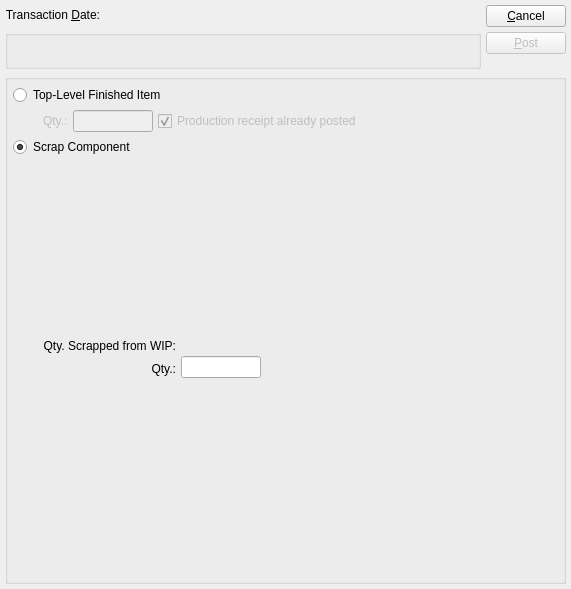
<?xml version="1.0" encoding="UTF-8"?>
<ui version="4.0">
 <comment>This file is part of the xTuple ERP: PostBooks Edition, a free and
open source Enterprise Resource Planning software suite,
Copyright (c) 1999-2019 by OpenMFG LLC, d/b/a xTuple.
It is licensed to you under the Common Public Attribution License
version 1.0, the full text of which (including xTuple-specific Exhibits)
is available at www.xtuple.com/CPAL.  By using this software, you agree
to be bound by its terms.</comment>
 <class>scrapWoMaterialFromWIP</class>
 <widget class="QDialog" name="scrapWoMaterialFromWIP">
  <property name="geometry">
   <rect>
    <x>0</x>
    <y>0</y>
    <width>571</width>
    <height>589</height>
   </rect>
  </property>
  <property name="windowTitle">
   <string>Scrap Work Order Material</string>
  </property>
  <layout class="QGridLayout" name="gridLayout_2">
   <item row="0" column="0">
    <layout class="QVBoxLayout" name="verticalLayout">
     <item>
      <layout class="QHBoxLayout" name="horizontalLayout">
       <item>
        <widget class="QLabel" name="_transDateLit">
         <property name="text">
          <string>Transaction &amp;Date:</string>
         </property>
         <property name="alignment">
          <set>Qt::AlignRight|Qt::AlignTrailing|Qt::AlignVCenter</set>
         </property>
         <property name="buddy">
          <cstring>_transDate</cstring>
         </property>
        </widget>
       </item>
       <item>
        <widget class="DLineEdit" name="_transDate">
         <property name="sizePolicy">
          <sizepolicy hsizetype="Preferred" vsizetype="Fixed">
           <horstretch>0</horstretch>
           <verstretch>0</verstretch>
          </sizepolicy>
         </property>
        </widget>
       </item>
       <item>
        <spacer>
         <property name="orientation">
          <enum>Qt::Horizontal</enum>
         </property>
         <property name="sizeType">
          <enum>QSizePolicy::Expanding</enum>
         </property>
         <property name="sizeHint" stdset="0">
          <size>
           <width>20</width>
           <height>20</height>
          </size>
         </property>
        </spacer>
       </item>
      </layout>
     </item>
     <item>
      <widget class="QGroupBox" name="_woGroup">
       <property name="title">
        <string/>
       </property>
       <layout class="QGridLayout" name="gridLayout">
        <item row="0" column="0">
         <layout class="QHBoxLayout">
          <property name="spacing">
           <number>0</number>
          </property>
          <item>
           <widget class="WoCluster" name="_wo">
            <property name="focusPolicy">
             <enum>Qt::StrongFocus</enum>
            </property>
           </widget>
          </item>
          <item>
           <spacer>
            <property name="orientation">
             <enum>Qt::Horizontal</enum>
            </property>
            <property name="sizeType">
             <enum>QSizePolicy::Minimum</enum>
            </property>
            <property name="sizeHint" stdset="0">
             <size>
              <width>20</width>
              <height>20</height>
             </size>
            </property>
           </spacer>
          </item>
         </layout>
        </item>
       </layout>
      </widget>
     </item>
    </layout>
   </item>
   <item row="0" column="1">
    <layout class="QVBoxLayout">
     <item>
      <widget class="QPushButton" name="_close">
       <property name="text">
        <string>&amp;Cancel</string>
       </property>
      </widget>
     </item>
     <item>
      <widget class="QPushButton" name="_scrap">
       <property name="enabled">
        <bool>false</bool>
       </property>
       <property name="text">
        <string>&amp;Post</string>
       </property>
       <property name="default">
        <bool>true</bool>
       </property>
      </widget>
     </item>
     <item>
      <spacer>
       <property name="orientation">
        <enum>Qt::Vertical</enum>
       </property>
       <property name="sizeType">
        <enum>QSizePolicy::Expanding</enum>
       </property>
       <property name="sizeHint" stdset="0">
        <size>
         <width>20</width>
         <height>0</height>
        </size>
       </property>
      </spacer>
     </item>
    </layout>
   </item>
   <item row="1" column="0" colspan="2">
    <widget class="QGroupBox" name="_scrapButtonGroup">
     <property name="sizePolicy">
      <sizepolicy hsizetype="Expanding" vsizetype="Preferred">
       <horstretch>0</horstretch>
       <verstretch>1</verstretch>
      </sizepolicy>
     </property>
     <property name="title">
      <string/>
     </property>
     <layout class="QGridLayout" name="gridLayout_4">
      <item row="0" column="0">
       <layout class="QVBoxLayout" name="verticalLayout_2">
        <item>
         <layout class="QVBoxLayout">
          <item>
           <widget class="QRadioButton" name="_scrapTopLevel">
            <property name="text">
             <string>Top-Level Finished Item</string>
            </property>
            <property name="checked">
             <bool>false</bool>
            </property>
           </widget>
          </item>
          <item>
           <layout class="QHBoxLayout">
            <item>
             <spacer>
              <property name="orientation">
               <enum>Qt::Horizontal</enum>
              </property>
              <property name="sizeType">
               <enum>QSizePolicy::Minimum</enum>
              </property>
              <property name="sizeHint" stdset="0">
               <size>
                <width>30</width>
                <height>20</height>
               </size>
              </property>
             </spacer>
            </item>
            <item>
             <widget class="QLabel" name="_topLevelQtyLit">
              <property name="enabled">
               <bool>false</bool>
              </property>
              <property name="text">
               <string>Qty.:</string>
              </property>
              <property name="buddy">
               <cstring>_scrapTopLevel</cstring>
              </property>
             </widget>
            </item>
            <item>
             <widget class="XLineEdit" name="_topLevelQty">
              <property name="enabled">
               <bool>false</bool>
              </property>
              <property name="maximumSize">
               <size>
                <width>80</width>
                <height>32767</height>
               </size>
              </property>
              <property name="alignment">
               <set>Qt::AlignRight</set>
              </property>
             </widget>
            </item>
            <item>
             <widget class="XCheckBox" name="_prodPosted">
              <property name="enabled">
               <bool>false</bool>
              </property>
              <property name="text">
               <string>Production receipt already posted</string>
              </property>
              <property name="checked">
               <bool>true</bool>
              </property>
              <property name="forgetful">
               <bool>true</bool>
              </property>
             </widget>
            </item>
            <item>
             <spacer>
              <property name="orientation">
               <enum>Qt::Horizontal</enum>
              </property>
              <property name="sizeType">
               <enum>QSizePolicy::Expanding</enum>
              </property>
              <property name="sizeHint" stdset="0">
               <size>
                <width>0</width>
                <height>20</height>
               </size>
              </property>
             </spacer>
            </item>
           </layout>
          </item>
         </layout>
        </item>
        <item>
         <layout class="QVBoxLayout">
          <item>
           <widget class="QRadioButton" name="_scrapComponent">
            <property name="text">
             <string>Scrap Component</string>
            </property>
            <property name="checked">
             <bool>true</bool>
            </property>
           </widget>
          </item>
          <item>
           <layout class="QHBoxLayout">
            <property name="spacing">
             <number>0</number>
            </property>
            <item>
             <spacer>
              <property name="orientation">
               <enum>Qt::Horizontal</enum>
              </property>
              <property name="sizeType">
               <enum>QSizePolicy::Minimum</enum>
              </property>
              <property name="sizeHint" stdset="0">
               <size>
                <width>30</width>
                <height>20</height>
               </size>
              </property>
             </spacer>
            </item>
            <item>
             <layout class="QVBoxLayout">
              <property name="spacing">
               <number>0</number>
              </property>
              <item>
               <widget class="WomatlCluster" name="_womatl">
                <property name="sizePolicy">
                 <sizepolicy hsizetype="Minimum" vsizetype="Minimum">
                  <horstretch>0</horstretch>
                  <verstretch>0</verstretch>
                 </sizepolicy>
                </property>
                <property name="minimumSize">
                 <size>
                  <width>345</width>
                  <height>175</height>
                 </size>
                </property>
                <property name="focusPolicy">
                 <enum>Qt::StrongFocus</enum>
                </property>
               </widget>
              </item>
              <item>
               <layout class="QHBoxLayout">
                <item>
                 <layout class="QHBoxLayout">
                  <property name="spacing">
                   <number>5</number>
                  </property>
                  <item>
                   <layout class="QVBoxLayout">
                    <item>
                     <widget class="QLabel" name="_qtyScrappedFromWIPLit">
                      <property name="text">
                       <string>Qty. Scrapped from WIP:</string>
                      </property>
                      <property name="alignment">
                       <set>Qt::AlignRight|Qt::AlignTrailing|Qt::AlignVCenter</set>
                      </property>
                     </widget>
                    </item>
                    <item>
                     <widget class="QLabel" name="_qtyLit">
                      <property name="text">
                       <string>Qty.:</string>
                      </property>
                      <property name="alignment">
                       <set>Qt::AlignRight|Qt::AlignTrailing|Qt::AlignVCenter</set>
                      </property>
                      <property name="buddy">
                       <cstring>_qty</cstring>
                      </property>
                     </widget>
                    </item>
                   </layout>
                  </item>
                  <item>
                   <layout class="QVBoxLayout">
                    <item>
                     <widget class="XLabel" name="_qtyScrappedFromWIP">
                      <property name="minimumSize">
                       <size>
                        <width>80</width>
                        <height>0</height>
                       </size>
                      </property>
                      <property name="text">
                       <string/>
                      </property>
                      <property name="alignment">
                       <set>Qt::AlignRight|Qt::AlignTrailing|Qt::AlignVCenter</set>
                      </property>
                     </widget>
                    </item>
                    <item>
                     <widget class="XLineEdit" name="_qty">
                      <property name="sizePolicy">
                       <sizepolicy hsizetype="Preferred" vsizetype="Fixed">
                        <horstretch>0</horstretch>
                        <verstretch>0</verstretch>
                       </sizepolicy>
                      </property>
                      <property name="maximumSize">
                       <size>
                        <width>80</width>
                        <height>32767</height>
                       </size>
                      </property>
                      <property name="alignment">
                       <set>Qt::AlignRight</set>
                      </property>
                     </widget>
                    </item>
                   </layout>
                  </item>
                 </layout>
                </item>
                <item>
                 <spacer>
                  <property name="orientation">
                   <enum>Qt::Horizontal</enum>
                  </property>
                  <property name="sizeType">
                   <enum>QSizePolicy::Expanding</enum>
                  </property>
                  <property name="sizeHint" stdset="0">
                   <size>
                    <width>20</width>
                    <height>20</height>
                   </size>
                  </property>
                 </spacer>
                </item>
               </layout>
              </item>
             </layout>
            </item>
           </layout>
          </item>
         </layout>
        </item>
        <item>
         <spacer name="verticalSpacer">
          <property name="orientation">
           <enum>Qt::Vertical</enum>
          </property>
          <property name="sizeHint" stdset="0">
           <size>
            <width>20</width>
            <height>0</height>
           </size>
          </property>
         </spacer>
        </item>
       </layout>
      </item>
     </layout>
    </widget>
   </item>
  </layout>
 </widget>
 <layoutdefault spacing="5" margin="5"/>
 <customwidgets>
  <customwidget>
   <class>DLineEdit</class>
   <extends>QWidget</extends>
   <header>datecluster.h</header>
   <container>1</container>
  </customwidget>
  <customwidget>
   <class>WoCluster</class>
   <extends>QWidget</extends>
   <header>wocluster.h</header>
  </customwidget>
  <customwidget>
   <class>WomatlCluster</class>
   <extends>QWidget</extends>
   <header>womatlcluster.h</header>
  </customwidget>
  <customwidget>
   <class>XCheckBox</class>
   <extends>QCheckBox</extends>
   <header>xcheckbox.h</header>
  </customwidget>
  <customwidget>
   <class>XLabel</class>
   <extends>QLabel</extends>
   <header>xlabel.h</header>
  </customwidget>
  <customwidget>
   <class>XLineEdit</class>
   <extends>QLineEdit</extends>
   <header>xlineedit.h</header>
   <container>1</container>
  </customwidget>
 </customwidgets>
 <tabstops>
  <tabstop>_transDate</tabstop>
  <tabstop>_wo</tabstop>
  <tabstop>_scrapTopLevel</tabstop>
  <tabstop>_topLevelQty</tabstop>
  <tabstop>_scrapComponent</tabstop>
  <tabstop>_womatl</tabstop>
  <tabstop>_qty</tabstop>
  <tabstop>_close</tabstop>
 </tabstops>
 <resources/>
 <connections>
  <connection>
   <sender>_close</sender>
   <signal>clicked()</signal>
   <receiver>scrapWoMaterialFromWIP</receiver>
   <slot>reject()</slot>
   <hints>
    <hint type="sourcelabel">
     <x>383</x>
     <y>45</y>
    </hint>
    <hint type="destinationlabel">
     <x>20</x>
     <y>20</y>
    </hint>
   </hints>
  </connection>
  <connection>
   <sender>_scrapComponent</sender>
   <signal>toggled(bool)</signal>
   <receiver>_qtyScrappedFromWIP</receiver>
   <slot>setEnabled(bool)</slot>
   <hints>
    <hint type="sourcelabel">
     <x>52</x>
     <y>237</y>
    </hint>
    <hint type="destinationlabel">
     <x>265</x>
     <y>432</y>
    </hint>
   </hints>
  </connection>
  <connection>
   <sender>_scrapComponent</sender>
   <signal>toggled(bool)</signal>
   <receiver>_qty</receiver>
   <slot>setEnabled(bool)</slot>
   <hints>
    <hint type="sourcelabel">
     <x>52</x>
     <y>237</y>
    </hint>
    <hint type="destinationlabel">
     <x>246</x>
     <y>469</y>
    </hint>
   </hints>
  </connection>
  <connection>
   <sender>_scrapComponent</sender>
   <signal>toggled(bool)</signal>
   <receiver>_womatl</receiver>
   <slot>setEnabled(bool)</slot>
   <hints>
    <hint type="sourcelabel">
     <x>52</x>
     <y>237</y>
    </hint>
    <hint type="destinationlabel">
     <x>86</x>
     <y>266</y>
    </hint>
   </hints>
  </connection>
  <connection>
   <sender>_scrapComponent</sender>
   <signal>toggled(bool)</signal>
   <receiver>_qtyScrappedFromWIPLit</receiver>
   <slot>setEnabled(bool)</slot>
   <hints>
    <hint type="sourcelabel">
     <x>52</x>
     <y>237</y>
    </hint>
    <hint type="destinationlabel">
     <x>88</x>
     <y>443</y>
    </hint>
   </hints>
  </connection>
  <connection>
   <sender>_scrapComponent</sender>
   <signal>toggled(bool)</signal>
   <receiver>_qtyLit</receiver>
   <slot>setEnabled(bool)</slot>
   <hints>
    <hint type="sourcelabel">
     <x>52</x>
     <y>237</y>
    </hint>
    <hint type="destinationlabel">
     <x>88</x>
     <y>470</y>
    </hint>
   </hints>
  </connection>
  <connection>
   <sender>_scrapTopLevel</sender>
   <signal>toggled(bool)</signal>
   <receiver>_topLevelQtyLit</receiver>
   <slot>setEnabled(bool)</slot>
   <hints>
    <hint type="sourcelabel">
     <x>52</x>
     <y>180</y>
    </hint>
    <hint type="destinationlabel">
     <x>94</x>
     <y>208</y>
    </hint>
   </hints>
  </connection>
  <connection>
   <sender>_scrapTopLevel</sender>
   <signal>toggled(bool)</signal>
   <receiver>_topLevelQty</receiver>
   <slot>setEnabled(bool)</slot>
   <hints>
    <hint type="sourcelabel">
     <x>52</x>
     <y>180</y>
    </hint>
    <hint type="destinationlabel">
     <x>187</x>
     <y>208</y>
    </hint>
   </hints>
  </connection>
  <connection>
   <sender>_wo</sender>
   <signal>newId(int)</signal>
   <receiver>_womatl</receiver>
   <slot>setWoid(int)</slot>
   <hints>
    <hint type="sourcelabel">
     <x>46</x>
     <y>46</y>
    </hint>
    <hint type="destinationlabel">
     <x>86</x>
     <y>266</y>
    </hint>
   </hints>
  </connection>
  <connection>
   <sender>_womatl</sender>
   <signal>valid(bool)</signal>
   <receiver>_scrap</receiver>
   <slot>setEnabled(bool)</slot>
   <hints>
    <hint type="sourcelabel">
     <x>86</x>
     <y>266</y>
    </hint>
    <hint type="destinationlabel">
     <x>383</x>
     <y>70</y>
    </hint>
   </hints>
  </connection>
  <connection>
   <sender>_womatl</sender>
   <signal>newQtyScrappedFromWIP(double)</signal>
   <receiver>_qtyScrappedFromWIP</receiver>
   <slot>setDouble(double)</slot>
   <hints>
    <hint type="sourcelabel">
     <x>86</x>
     <y>266</y>
    </hint>
    <hint type="destinationlabel">
     <x>245</x>
     <y>440</y>
    </hint>
   </hints>
  </connection>
 </connections>
</ui>
